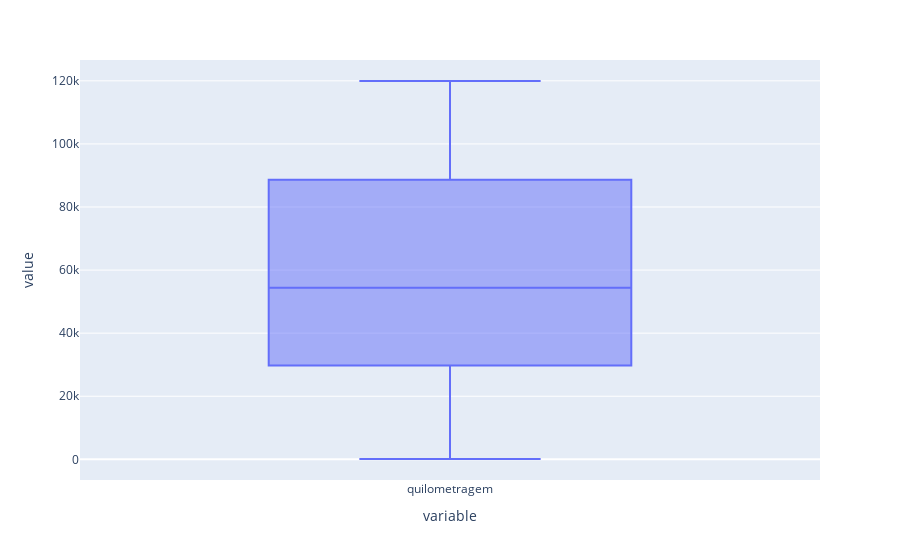

This figure's notebook cell:
### Code cell
px.box(dados.quilometragem)

### Figure 1 — Plotly figure (JSON) as saved in the notebook; plotly's stock layout.template omitted (floating-point values rounded to 4 significant figures; data arrays with more than 128 entries replaced by an {"elided": "..."} marker saying what was removed)
{"data": [{"alignmentgroup": "True", "hovertemplate": "variable=%{x}<br>value=%{y}<extra></extra>", "legendgroup": "", "marker": {"color": "#636efa"}, "name": "", "notched": false, "offsetgroup": "", "orientation": "v", "showlegend": false, "type": "box", "x": {"elided": "129 str values"}, "x0": " ", "xaxis": "x", "y": {"elided": "129 int values"}, "y0": " ", "yaxis": "y"}], "layout": {"boxmode": "group", "legend": {"tracegroupgap": 0}, "margin": {"t": 60}, "xaxis": {"anchor": "y", "domain": [0, 1], "title": {"text": "variable"}}, "yaxis": {"anchor": "x", "domain": [0, 1], "title": {"text": "value"}}}}
